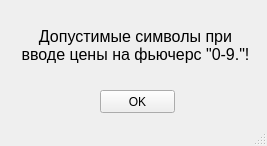
<?xml version="1.0" encoding="UTF-8"?>
<ui version="4.0">
 <class>MainWindow</class>
 <widget class="QMainWindow" name="MainWindow">
  <property name="geometry">
   <rect>
    <x>0</x>
    <y>0</y>
    <width>267</width>
    <height>146</height>
   </rect>
  </property>
  <property name="windowTitle">
   <string>Ошибка</string>
  </property>
  <property name="windowIcon">
   <iconset>
    <normaloff>../../../../../307313.png</normaloff>../../../../../307313.png</iconset>
  </property>
  <widget class="QWidget" name="centralwidget">
   <widget class="QPushButton" name="Ok_Button">
    <property name="geometry">
     <rect>
      <x>100</x>
      <y>90</y>
      <width>75</width>
      <height>23</height>
     </rect>
    </property>
    <property name="text">
     <string>OK</string>
    </property>
   </widget>
   <widget class="QLabel" name="label">
    <property name="geometry">
     <rect>
      <x>20</x>
      <y>10</y>
      <width>231</width>
      <height>71</height>
     </rect>
    </property>
    <property name="font">
     <font>
      <pointsize>12</pointsize>
     </font>
    </property>
    <property name="layoutDirection">
     <enum>Qt::LeftToRight</enum>
    </property>
    <property name="text">
     <string>Допустимые символы при вводе цены на фьючерс &quot;0-9.&quot;!</string>
    </property>
    <property name="alignment">
     <set>Qt::AlignCenter</set>
    </property>
    <property name="wordWrap">
     <bool>true</bool>
    </property>
   </widget>
  </widget>
  <widget class="QMenuBar" name="menubar">
   <property name="geometry">
    <rect>
     <x>0</x>
     <y>0</y>
     <width>267</width>
     <height>21</height>
    </rect>
   </property>
  </widget>
  <widget class="QStatusBar" name="statusbar"/>
 </widget>
 <resources/>
 <connections/>
</ui>
